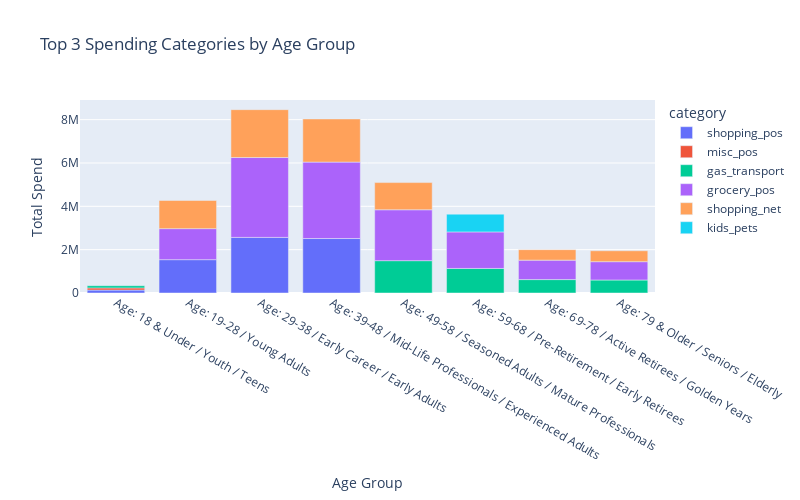

The cell this chart's notebook holds for it:
### Code cell
import pandas as pd
import plotly.express as px

# Step 1: Group by 'age_description' and 'category', then sum the amount spent
grouped = df2.groupby(['age_description', 'category'])['amt'].sum().reset_index()

# Step 2: For each age group, sort the spending by category and take the top 3
top_3_categories = grouped.groupby('age_description').apply(
    lambda x: x.nlargest(3, 'amt')
).reset_index(drop=True)

# Step 3: Create a bar chart using plotly
fig = px.bar(
    top_3_categories, x='age_description', y='amt', color='category', 
    title="Top 3 Spending Categories by Age Group",
    labels={'amt': 'Total Spend', 'age_description': 'Age Group'},
    height=500, width=800
)

fig.show()

### Figure 1 — Plotly figure (JSON) as saved in the notebook; plotly's stock layout.template omitted (floating-point values rounded to 4 significant figures)
{"data": [{"alignmentgroup": "True", "hovertemplate": "category=shopping_pos<br>Age Group=%{x}<br>Total Spend=%{y}<extra></extra>", "legendgroup": "shopping_pos", "marker": {"color": "#636efa", "pattern": {"shape": ""}}, "name": "shopping_pos", "offsetgroup": "shopping_pos", "orientation": "v", "showlegend": true, "textposition": "auto", "type": "bar", "x": ["Age: 18 & Under / Youth / Teens", "Age: 19-28 / Young Adults", "Age: 29-38 / Early Career / Early Adults", "Age: 39-48 / Mid-Life Professionals / Experienced Adults"], "xaxis": "x", "y": [135300.0, 1538000.0, 2565000.0, 2514000.0], "yaxis": "y"}, {"alignmentgroup": "True", "hovertemplate": "category=misc_pos<br>Age Group=%{x}<br>Total Spend=%{y}<extra></extra>", "legendgroup": "misc_pos", "marker": {"color": "#EF553B", "pattern": {"shape": ""}}, "name": "misc_pos", "offsetgroup": "misc_pos", "orientation": "v", "showlegend": true, "textposition": "auto", "type": "bar", "x": ["Age: 18 & Under / Youth / Teens"], "xaxis": "x", "y": [100100.0], "yaxis": "y"}, {"alignmentgroup": "True", "hovertemplate": "category=gas_transport<br>Age Group=%{x}<br>Total Spend=%{y}<extra></extra>", "legendgroup": "gas_transport", "marker": {"color": "#00cc96", "pattern": {"shape": ""}}, "name": "gas_transport", "offsetgroup": "gas_transport", "orientation": "v", "showlegend": true, "textposition": "auto", "type": "bar", "x": ["Age: 18 & Under / Youth / Teens", "Age: 49-58 / Seasoned Adults / Mature Professionals", "Age: 59-68 / Pre-Retirement / Early Retirees", "Age: 69-78 / Active Retirees / Golden Years", "Age: 79 & Older / Seniors / Elderly"], "xaxis": "x", "y": [100000.0, 1492000.0, 1134000.0, 619500.0, 599300.0], "yaxis": "y"}, {"alignmentgroup": "True", "hovertemplate": "category=grocery_pos<br>Age Group=%{x}<br>Total Spend=%{y}<extra></extra>", "legendgroup": "grocery_pos", "marker": {"color": "#ab63fa", "pattern": {"shape": ""}}, "name": "grocery_pos", "offsetgroup": "grocery_pos", "orientation": "v", "showlegend": true, "textposition": "auto", "type": "bar", "x": ["Age: 19-28 / Young Adults", "Age: 29-38 / Early Career / Early Adults", "Age: 39-48 / Mid-Life Professionals / Experienced Adults", "Age: 49-58 / Seasoned Adults / Mature Professionals", "Age: 59-68 / Pre-Retirement / Early Retirees", "Age: 69-78 / Active Retirees / Golden Years", "Age: 79 & Older / Seniors / Elderly"], "xaxis": "x", "y": [1433000.0, 3686000.0, 3526000.0, 2349000.0, 1685000.0, 897300.0, 846100.0], "yaxis": "y"}, {"alignmentgroup": "True", "hovertemplate": "category=shopping_net<br>Age Group=%{x}<br>Total Spend=%{y}<extra></extra>", "legendgroup": "shopping_net", "marker": {"color": "#FFA15A", "pattern": {"shape": ""}}, "name": "shopping_net", "offsetgroup": "shopping_net", "orientation": "v", "showlegend": true, "textposition": "auto", "type": "bar", "x": ["Age: 19-28 / Young Adults", "Age: 29-38 / Early Career / Early Adults", "Age: 39-48 / Mid-Life Professionals / Experienced Adults", "Age: 49-58 / Seasoned Adults / Mature Professionals", "Age: 69-78 / Active Retirees / Golden Years", "Age: 79 & Older / Seniors / Elderly"], "xaxis": "x", "y": [1299000.0, 2210000.0, 1992000.0, 1254000.0, 483051, 503600.0], "yaxis": "y"}, {"alignmentgroup": "True", "hovertemplate": "category=kids_pets<br>Age Group=%{x}<br>Total Spend=%{y}<extra></extra>", "legendgroup": "kids_pets", "marker": {"color": "#19d3f3", "pattern": {"shape": ""}}, "name": "kids_pets", "offsetgroup": "kids_pets", "orientation": "v", "showlegend": true, "textposition": "auto", "type": "bar", "x": ["Age: 59-68 / Pre-Retirement / Early Retirees"], "xaxis": "x", "y": [820400.0], "yaxis": "y"}], "layout": {"barmode": "relative", "height": 500, "legend": {"title": {"text": "category"}, "tracegroupgap": 0}, "title": {"text": "Top 3 Spending Categories by Age Group"}, "width": 800, "xaxis": {"anchor": "y", "domain": [0, 1], "title": {"text": "Age Group"}}, "yaxis": {"anchor": "x", "domain": [0, 1], "title": {"text": "Total Spend"}}}}
